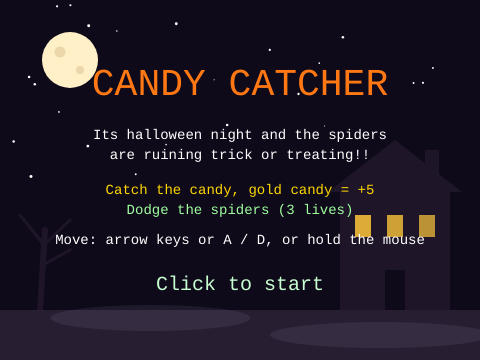
Frame 1 (no input)
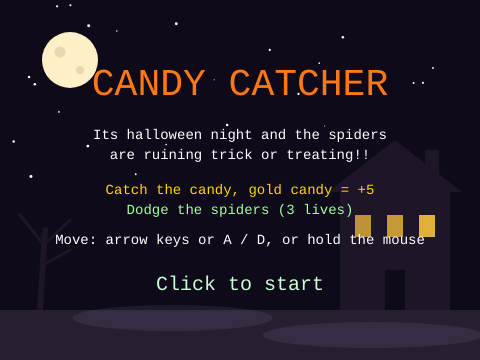
Frame 60 (no input)
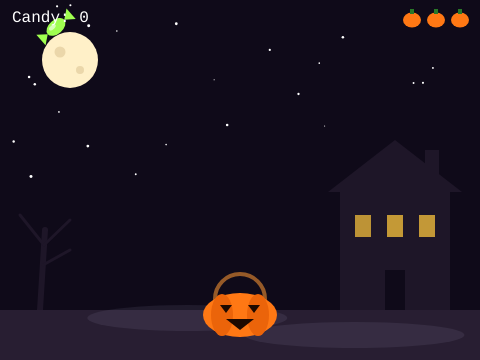
Frame 120 (the mouse pressed at the canvas centre since frame 60)

The p5.js sketch that drew these frames (run headless with seeded random() and noise() and a simulated clock; from frame 60 on, the mouse is pressed at the canvas centre):

// p5.js sketch
// ── sketch.js
let player;
let things = [];
let bits = [];
let stars = [];
let score = 0;
let best = 0;
let lives = 3;
let state = 'start';
let spawnTimer = 0;
let hurtFlash = 0;

function setup() {
  createCanvas(480, 360);
  textFont('Courier New');
  for (let i = 0; i < 25; i++) {
    stars.push({ x: random(width), y: random(180), s: random(1, 3) });
  }
  resetGame();
}

function resetGame() {
  player = { x: width / 2 };
  things = [];
  bits = [];
  score = 0;
  lives = 3;
  spawnTimer = 0;
  hurtFlash = 0;
}

function draw() {
  drawScene();

  if (state === 'start') {
    textAlign(CENTER, CENTER);
    fill(255, 120, 20);
    textSize(38);
    text('CANDY CATCHER', width / 2, 85);
    fill(255);
    textSize(14);
    text('Its halloween night and the spiders', width / 2, 135);
    text('are ruining trick or treating!!', width / 2, 155);
    fill(255, 215, 0);
    text('Catch the candy, gold candy = +5', width / 2, 190);
    fill(160, 255, 160);
    text('Dodge the spiders (3 lives)', width / 2, 210);
    fill(255);
    text('Move: arrow keys or A / D, or hold the mouse', width / 2, 240);
    fill(200, 255, 210);
    textSize(20);
    text('Click to start', width / 2, 285);
    return;
  }

  if (state === 'over') {
    textAlign(CENTER, CENTER);
    fill(220, 30, 30);
    textSize(40);
    text('GAME OVER', width / 2, 95);
    fill(255);
    textSize(20);
    text('Candy: ' + score, width / 2, 155);
    text('Best: ' + best, width / 2, 185);
    fill(200, 255, 210);
    textSize(18);
    text('Click to try again', width / 2, 245);
    return;
  }

  movePlayer();

  spawnTimer++;
  let gap = max(14, 45 - score * 1.2);
  if (spawnTimer >= gap) {
    addThing();
    spawnTimer = 0;
  }

  for (let i = things.length - 1; i >= 0; i--) {
    let t = things[i];
    t.y += t.speed;
    t.spin += 0.08;

    if (t.type === 'spider') {
      drawSpider(t.x, t.y);
    } else {
      drawCandy(t);
    }

    let caught = t.y > height - 75 && t.y < height - 38 && abs(t.x - player.x) < 42;

    if (caught) {
      if (t.type === 'candy') {
        score += 1;
        boom(t.x, t.y, t.col[0], t.col[1], t.col[2]);
      } else if (t.type === 'gold') {
        score += 5;
        boom(t.x, t.y, 255, 215, 0);
      } else {
        lives -= 1;
        hurtFlash = 12;
        boom(t.x, t.y, 120, 255, 120);
      }
      things.splice(i, 1);
    } else if (t.y > height + 30) {
      things.splice(i, 1);
    }
  }

  drawPlayer();

  for (let i = bits.length - 1; i >= 0; i--) {
    let b = bits[i];
    b.x += b.vx;
    b.y += b.vy;
    b.vy += 0.15;
    b.life -= 9;
    noStroke();
    fill(b.r, b.g, b.b, b.life);
    ellipse(b.x, b.y, 5, 5);
    if (b.life <= 0) {
      bits.splice(i, 1);
    }
  }

  textAlign(LEFT, TOP);
  fill(255);
  textSize(16);
  text('Candy: ' + score, 12, 10);

  for (let i = 0; i < lives; i++) {
    noStroke();
    fill(255, 120, 20);
    ellipse(width - 20 - i * 24, 20, 18, 15);
    fill(40, 120, 40);
    rect(width - 22 - i * 24, 9, 4, 5);
  }

  if (hurtFlash > 0) {
    noStroke();
    fill(255, 0, 0, hurtFlash * 10);
    rect(0, 0, width, height);
    hurtFlash--;
  }

  if (lives <= 0) {
    state = 'over';
    if (score > best) {
      best = score;
    }
  }
}

function movePlayer() {
  if (keyIsDown(LEFT_ARROW) || keyIsDown(65)) {
    player.x -= 6;
  }
  if (keyIsDown(RIGHT_ARROW) || keyIsDown(68)) {
    player.x += 6;
  }
  if (mouseIsPressed) {
    player.x = lerp(player.x, mouseX, 0.25);
  }
  player.x = constrain(player.x, 40, width - 40);
}

function addThing() {
  let r = random();
  let type = 'candy';
  if (r > 0.9) {
    type = 'gold';
  } else if (r > 0.6) {
    type = 'spider';
  }
  let extra = min(3, score * 0.05);
  things.push({
    x: random(30, width - 30),
    y: -20,
    type: type,
    speed: random(2, 3.5) + extra,
    spin: random(TWO_PI),
    col: random([[255, 80, 160], [80, 200, 255], [160, 255, 80], [190, 120, 255]])
  });
}

function startGame() {
  resetGame();
  state = 'play';
}

function mousePressed() {
  if (state === 'start' || state === 'over') {
    startGame();
  }
}

function keyPressed() {
  if ((state === 'start' || state === 'over') && (key === ' ' || keyCode === ENTER)) {
    startGame();
  }
}

function boom(x, y, r, g, b) {
  for (let i = 0; i < 12; i++) {
    bits.push({
      x: x,
      y: y,
      vx: random(-3, 3),
      vy: random(-4, 1),
      life: 255,
      r: r,
      g: g,
      b: b
    });
  }
}

function drawCandy(t) {
  push();
  translate(t.x, t.y);
  rotate(t.spin);
  noStroke();
  let s = 1;
  if (t.type === 'gold') {
    s = 1.4;
    fill(255, 215, 0);
  } else {
    fill(t.col[0], t.col[1], t.col[2]);
  }
  ellipse(0, 0, 22 * s, 14 * s);
  triangle(-11 * s, 0, -20 * s, -7 * s, -20 * s, 7 * s);
  triangle(11 * s, 0, 20 * s, -7 * s, 20 * s, 7 * s);
  fill(255, 255, 255, 150);
  ellipse(-3 * s, -2 * s, 8 * s, 4 * s);
  pop();
}

function drawSpider(x, y) {
  stroke(200, 200, 200, 110);
  strokeWeight(1);
  line(x, 0, x, y);
  stroke(110, 90, 130);
  strokeWeight(2);
  for (let i = 0; i < 4; i++) {
    let w = sin(frameCount * 0.3 + i) * 3;
    line(x, y, x - 22, y - 10 + i * 7 + w);
    line(x, y, x + 22, y - 10 + i * 7 - w);
  }
  noStroke();
  fill(60, 40, 75);
  ellipse(x, y, 24, 20);
  ellipse(x, y - 12, 14, 12);
  fill(255, 40, 40);
  ellipse(x - 3, y - 13, 4, 4);
  ellipse(x + 3, y - 13, 4, 4);
}

function drawPlayer() {
  let x = player.x;
  let y = height - 45;
  noFill();
  stroke(150, 90, 40);
  strokeWeight(4);
  arc(x, y - 16, 50, 50, PI, TWO_PI);
  noStroke();
  fill(255, 120, 20);
  ellipse(x, y, 74, 44);
  fill(235, 100, 10);
  ellipse(x - 18, y, 22, 42);
  ellipse(x + 18, y, 22, 42);
  fill(30, 10, 0);
  triangle(x - 20, y - 10, x - 8, y - 10, x - 14, y - 2);
  triangle(x + 8, y - 10, x + 20, y - 10, x + 14, y - 2);
  triangle(x - 14, y + 4, x + 14, y + 4, x, y + 15);
}

function drawScene() {
  background(15, 10, 25);
  noStroke();

  fill(255);
  for (let i = 0; i < stars.length; i++) {
    ellipse(stars[i].x, stars[i].y, stars[i].s, stars[i].s);
  }

  fill(255, 240, 200);
  ellipse(70, 60, 56, 56);
  fill(235, 215, 170);
  ellipse(60, 52, 11, 11);
  ellipse(80, 70, 8, 8);

  fill(30, 22, 40);
  rect(340, 190, 110, 120);
  triangle(328, 192, 395, 140, 462, 192);
  rect(425, 150, 14, 35);
  for (let i = 0; i < 3; i++) {
    let glow = 150 + 100 * noise(frameCount * 0.05 + i * 10);
    fill(255, 200, 60, glow);
    rect(355 + i * 32, 215, 16, 22);
  }
  fill(15, 10, 25);
  rect(385, 270, 20, 40);

  stroke(30, 22, 40);
  strokeWeight(6);
  line(40, 310, 45, 230);
  strokeWeight(3);
  line(44, 245, 20, 215);
  line(44, 245, 70, 220);
  line(43, 265, 70, 250);
  noStroke();

  fill(40, 30, 50);
  rect(0, 310, 480, 50);

  fill(200, 200, 230, 22);
  ellipse(150 + sin(frameCount * 0.01) * 40, 318, 200, 26);
  ellipse(340 + cos(frameCount * 0.01) * 40, 335, 220, 26);
}
